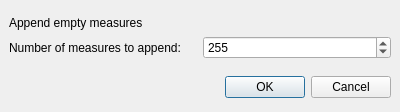
<?xml version="1.0" encoding="UTF-8"?>
<ui version="4.0">
 <class>MeasuresDialogBase</class>
 <widget class="QDialog" name="MeasuresDialogBase">
  <property name="geometry">
   <rect>
    <x>0</x>
    <y>0</y>
    <width>400</width>
    <height>112</height>
   </rect>
  </property>
  <property name="windowTitle">
   <string>Append Measures</string>
  </property>
  <layout class="QVBoxLayout">
   <property name="spacing">
    <number>6</number>
   </property>
   <property name="margin" stdset="0">
    <number>9</number>
   </property>
   <item>
    <spacer>
     <property name="orientation">
      <enum>Qt::Vertical</enum>
     </property>
     <property name="sizeHint" stdset="0">
      <size>
       <width>20</width>
       <height>40</height>
      </size>
     </property>
    </spacer>
   </item>
   <item>
    <widget class="QLabel" name="label_2">
     <property name="text">
      <string>Append empty measures</string>
     </property>
    </widget>
   </item>
   <item>
    <layout class="QHBoxLayout">
     <property name="spacing">
      <number>6</number>
     </property>
     <property name="margin" stdset="0">
      <number>0</number>
     </property>
     <item>
      <widget class="QLabel" name="label">
       <property name="text">
        <string>Number of measures to append:</string>
       </property>
      </widget>
     </item>
     <item>
      <widget class="QSpinBox" name="measures">
       <property name="minimum">
        <number>1</number>
       </property>
       <property name="maximum">
        <number>1000</number>
       </property>
       <property name="value">
        <number>255</number>
       </property>
      </widget>
     </item>
    </layout>
   </item>
   <item>
    <spacer>
     <property name="orientation">
      <enum>Qt::Vertical</enum>
     </property>
     <property name="sizeHint" stdset="0">
      <size>
       <width>20</width>
       <height>40</height>
      </size>
     </property>
    </spacer>
   </item>
   <item>
    <layout class="QHBoxLayout">
     <property name="spacing">
      <number>6</number>
     </property>
     <property name="margin" stdset="0">
      <number>0</number>
     </property>
     <item>
      <spacer>
       <property name="orientation">
        <enum>Qt::Horizontal</enum>
       </property>
       <property name="sizeHint" stdset="0">
        <size>
         <width>131</width>
         <height>31</height>
        </size>
       </property>
      </spacer>
     </item>
     <item>
      <widget class="QDialogButtonBox" name="buttonBox">
       <property name="standardButtons">
        <set>QDialogButtonBox::Cancel|QDialogButtonBox::Ok</set>
       </property>
      </widget>
     </item>
    </layout>
   </item>
  </layout>
 </widget>
 <resources/>
 <connections/>
</ui>
